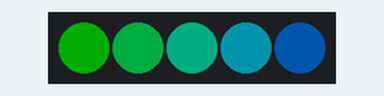
This program was run on a simulated Raspberry Pi (BCM pin numbers). On the bench: 5 RGB LEDs in strip order, left to right. Dim RGB values are drawn brighter than linear; the clock reads 2024-03-15 10:24:30 at power-on unless the program sets it.

Above: at 0.15 s.
At 4.99 s:
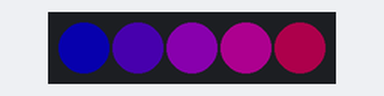
At 9.84 s:
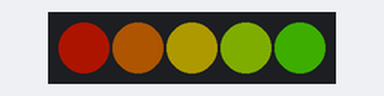
At 19.83 s:
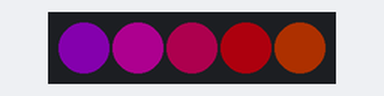
At 29.52 s:
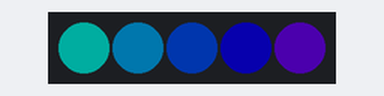
At 39.51 s:
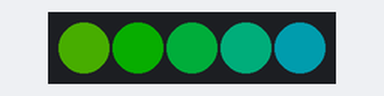
Timing chart, 0 to 40.0 s (numbered marks = the images above):
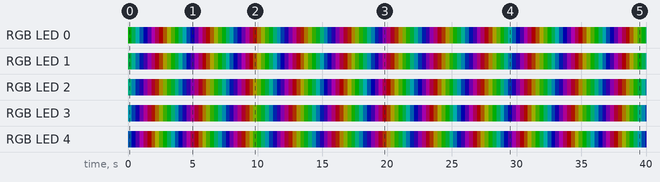

The program:

rainbow_neopixels.py
```python
#!/usr/bin/env python3

import colorsys
import time

import board
import neopixel


spacing = 360.0 / 16.0
hue = 0

pixels = neopixel.NeoPixel(board.D18, 5, brightness=.2, auto_write=False)

while True:
    hue = int(time.time() * 100) % 360
    for x in range(5):
        offset = x * spacing
        h = ((hue + offset) % 360) / 360.0
        r, g, b = [int(c*255) for c in colorsys.hsv_to_rgb(h, 1.0, 1.0)]
        pixels[x] = (r, g, b)

    pixels.show()
    time.sleep(0.01)
```

Measured:
- by itself, RGB LED 0: off → RGB(0, 51, 0) at 0.00 s, → RGB(0, 51, 24) 0.30 s later, → RGB(0, 51, 50) 0.30 s later, → RGB(0, 26, 51) 0.30 s later, … (133 changes in this stretch)
- by itself, RGB LED 1: off → RGB(0, 51, 19) at 0.00 s, → RGB(0, 51, 43) 0.30 s later, → RGB(0, 32, 51) 0.30 s later, → RGB(0, 7, 51) 0.30 s later, … (133 changes in this stretch)
